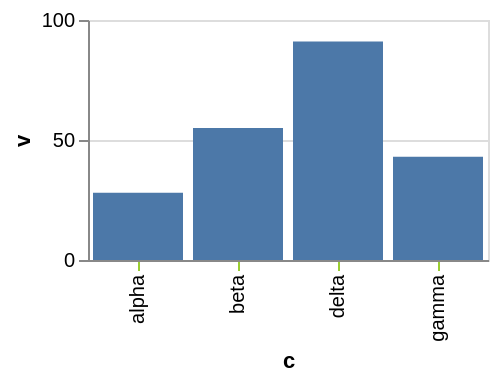

Describe this chart as a Vega-Lite specification.
### Vega-Lite specification from a JSON file in a GitHub repository (floating-point values rounded to 4 significant figures)
{"$schema": "https://vega.github.io/schema/vega-lite/v6.json", "width": 200, "height": 120, "data": {"values": [{"c": "alpha", "v": 28, "w": 3, "t": "2024-01-07"}, {"c": "beta", "v": 55, "w": 7, "t": "2024-03-19"}, {"c": "gamma", "v": 43, "w": 5, "t": "2024-06-02"}, {"c": "delta", "v": 91, "w": 9, "t": "2024-09-11"}]}, "mark": "bar", "encoding": {"x": {"field": "c", "type": "nominal", "axis": {"tickColor": "yellowgreen"}}, "y": {"field": "v", "type": "quantitative"}}}
